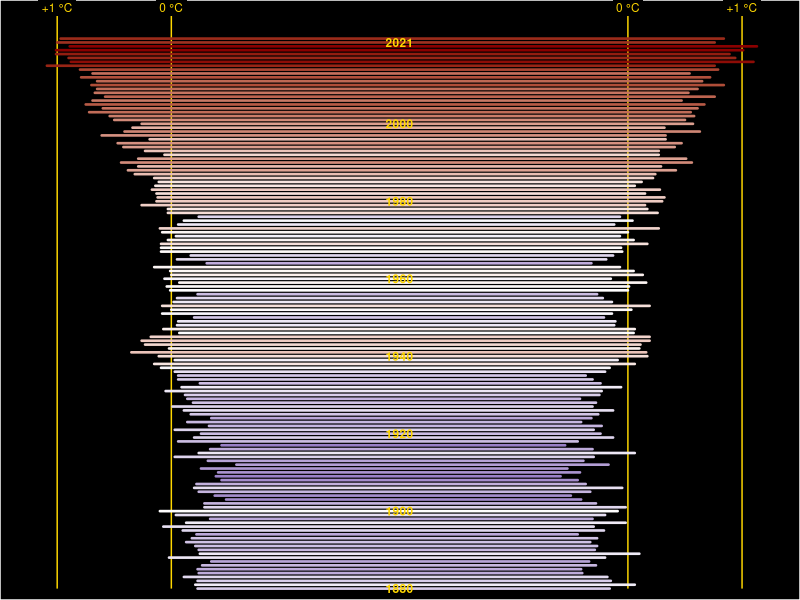
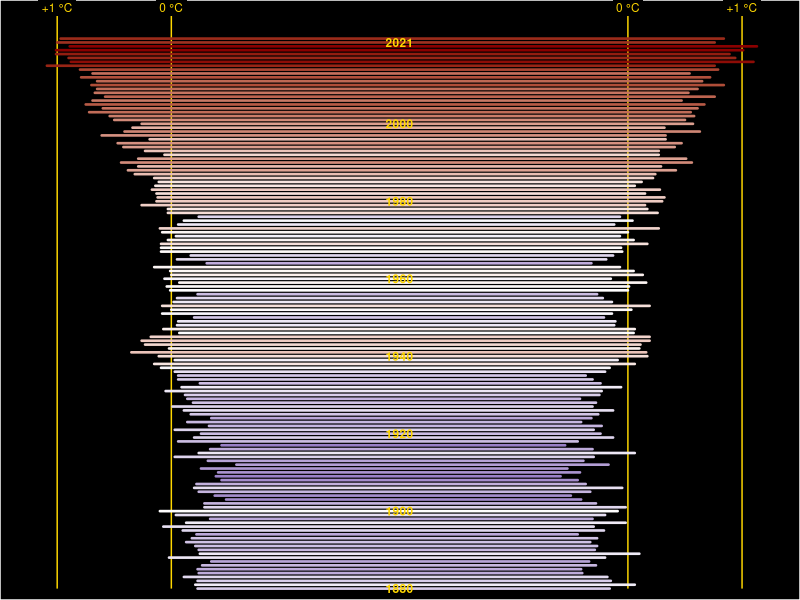

These charts were generated, in order, by the following R code:
library(tidyverse)

#Provide grid labels

grid_labels <- tibble(
  x = c(-5, -4, 0, 1),
  y = 2030,
  labels = c("+1 \u00B0C", "0 \u00B0C", "0 \u00B0C", "+1 \u00B0C")
  )

#Make year labels
year_labels <- tibble(
  x = -2,
  y = c(seq(1880, 2000, by = 20), 2021)
  )

t_data <- read.csv("data/GLB.Ts+dSST.csv", skip = 1, na = "***") %>% 
  select(year = Year, all_of(month.abb)) %>% 
  pivot_longer(-year, names_to = "month", values_to = "t_diff") %>% 
  drop_na()

t_data %>% 
  filter(month == "Apr" | month == "Oct") %>% 
  pivot_wider(names_from = "month", values_from = "t_diff") %>%  # to draw a geom_segment, we need to draw 4 lines.
  mutate(ave_t = (Oct + Apr) / 2) %>%  # Make an average temperature to provide a color to a line
  ggplot(aes(x = -4 - Oct, xend = Apr, y = year, yend = year, color = ave_t)) + 
  geom_vline(xintercept = c(-5, -4, 0, 1), color = "gold") + #Creating vertical lines
  geom_label(data = grid_labels,
             aes(x = x,
                 y = y,
                 label = labels),
             inherit.aes = FALSE,
             fill = "black", # fill background color
             color = "gold", # text color
             label.size = 0, #border edge size
             size = 3)+ #give font size
  geom_segment(size = 0.9, lineend = "round") + # Increase the thickness of the line. Round the end of the line
  geom_text(data = year_labels, 
            aes(x = x, 
                y = y,
                label = y),
            inherit.aes = FALSE,
            color = "gold",
            size = 3,
            fontface = "bold") +
  scale_color_gradient2(low = "darkblue" , 
                        mid = "white" , 
                        high = "darkred",
                        midpoint = 0,
                        guide = "none") +
  scale_y_continuous(limits = c(NA, 2030), expand = c(0,0)) + # limiting the vertical lines at bottom data level
  labs(x = NULL,
       y = NULL,
       title = NULL) + 
  coord_cartesian(clip = "off") + #turn off the clip that exist over the plot
  theme(
    plot.background = element_rect(fill = "black"),
    panel.background = element_rect(fill = "black", color = "black"),
    axis.text = element_blank(),
    axis.ticks = element_blank(),
    panel.grid = element_blank()
  )

ggsave("figures/climate_tornado.png", width = 4.5, height = 3.5, units = "in")  
  